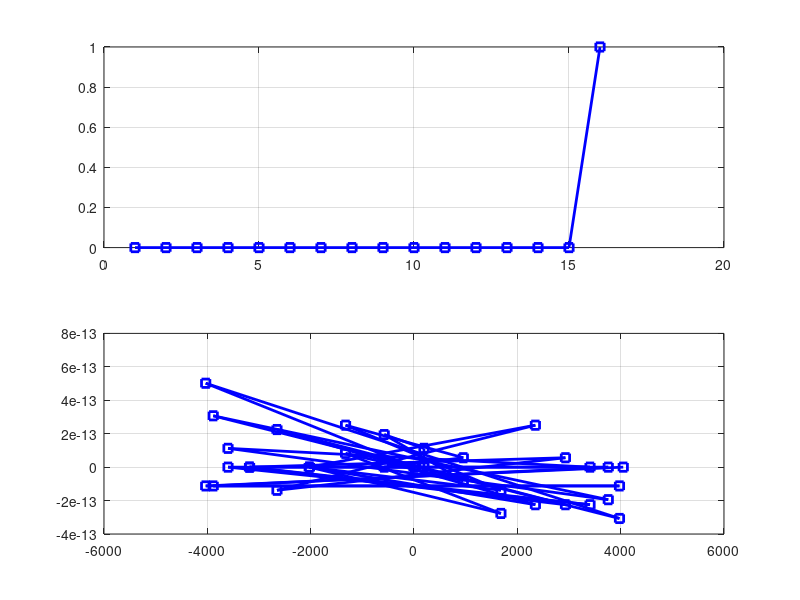

The MATLAB script that drew this image:
clear all; close all; clc;

Nsub=16;
%posF = 2*rand(1,Nsub)-1;
%posF = [ 0.6294    0.8116   -0.7460    0.8268    0.2647   -0.8049   -0.4430...
%          0.0938    0.9150    0.9298   -0.6848    0.9412    0.9143   -0.0292...
%          0.6006   -0.7162];
posF = [0 0 0 0 0 0 0 0 0 0 0 0 0 0 0 1];
file_number = 36;
%posF = ones(1,16) .* -1;

negF = fliplr(posF);
xF = [0 posF negF];
xT = ifft(xF);
shit = fft(xT);



% Generate and auto-scale triangle buffer to best operating values 
 triangle_buffer = [xT zeros(1,1)];
 %triangle_buffer = xT;
 b = max(triangle_buffer);
 a = min(triangle_buffer);
 swing=4050;  %for full swing use this line
% swing=3300;
 k=swing/(b-a);
 avg=(k*a+k*b)/2;
 triangle_buffer = triangle_buffer*(k)-avg+(swing/2);
 
 fprintf('int hardcode[%i] = {',length(xT)+1);
 for i = 1:length(xT)
     fprintf('%i, ', round(triangle_buffer(i)));
 end
 fprintf('0};\n')
 
 fid = fopen(['different_subcarriers\tx_signal_' num2str(file_number) ...
     '.txt'], 'w');
 for i = 1:length(xT)
    fprintf(fid, '%i, ', round(triangle_buffer(i)));
 end
 fprintf(fid, '%i', 0);
 
 figure;
 subplot(2,1,1);
 plot(posF, '-bs', 'LineWidth', 2);
 grid on;
 subplot(2,1,2);
 plot(triangle_buffer, '-bs', 'LineWidth', 2);grid on;
%  
%  %testing a bunch of stuff
%  
%  triangle_buffer = triangle_buffer ./ max(abs(triangle_buffer));
%  
%  %remove DC component before fft
%  triangle_buffer = triangle_buffer - mean(triangle_buffer);
% 
%  %fft
%  triangle_buffer =(fft(triangle_buffer(1:end-1)));
%  
%  %normalize
%  triangle_buffer(1) = 0;
%  triangle_buffer = triangle_buffer ./ max(abs(triangle_buffer));
% 
% 
%  
%  xF = xF ./ max(abs(xF));
%  
%  figure;
%  hold on;
%  plot(abs(xF),'-bs','LineWidth',2);
%  plot(abs(triangle_buffer),'-rs','LineWidth',2);